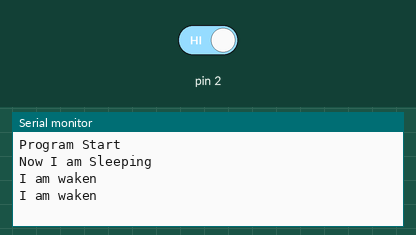
Simulated run of this sketch. Board: Arduino Uno, built with avr-gcc and run on an emulated ATmega328P. Parts: the last lines printed to the serial monitor. Inputs (shaded band) come from the test bench; at power-on: pin 2 HIGH. Sleep ends after the set time or at an interrupt.

Above: at 1.8 s.
1.9 s: pin 2 driven LOW
At 3.0 s:
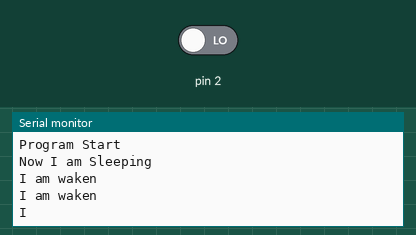
4.1 s: pin 2 driven HIGH
At 4.9 s:
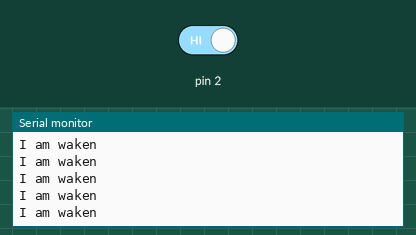

Measured:
- after the input at 1.9 s, the serial monitor: prints a new line after 0.70 s (image 1)
- after the input at 4.1 s, the serial monitor: prints a new line at once (image 2)

The sketch:

Idle.ino
```cpp
/*
Enerlib: easy-to-use wrapper for AVR's Sleep library.
By E.P.G. - 11/2010 - Ver. 1.0.0

Example showing how to enter in Idle mode and exit from it with INT0.
*/

#include <Enerlib.h>

Energy energy;

void INT0_ISR(void)
{

  /*
  The WasSleeping function will return true if Arduino
  was sleeping before the IRQ. Subsequent calls to
  WasSleeping will return false until Arduino reenters
  in a low power state. The WasSleeping function should
  only be called in the ISR.
  */
  if (energy.WasSleeping())
  {
    /*
    Arduino was waked up by IRQ.

    If you shut down external peripherals before sleeping, you
    can reinitialize them here. Look on ATMega's datasheet for
    hardware limitations in the ISR when microcontroller just
    leave any low power state.
    */
  }
  else
  {
    /*
    The IRQ happened in awake state.

    This code is for the "normal" ISR.
    */
  }
}

void setup()
{
    Serial.begin(9600);
    Serial.println("Program Start") ;
  attachInterrupt(0, INT0_ISR, LOW);
  /*
  Pin 2 will be the "wake button". Due to uC limitations,
  it needs to be a level interrupt.
  For experienced programmers:
    ATMega's datasheet contains information about the rest of
    wake up sources. The Extended Standby is not implemented.
  */

   Serial.println("Now I am Sleeping") ;
   delay(500);
  energy.Idle();
}

void loop()
{

   Serial.println("I am waken ") ;
  delay(1000);
}
```
